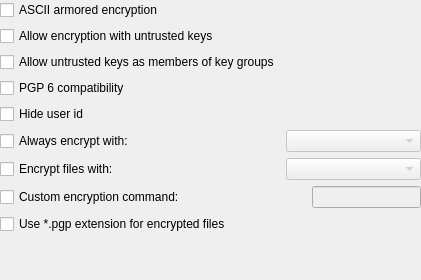
<?xml version="1.0" encoding="UTF-8"?>
<ui version="4.0">
 <author>bj@altern.org</author>
 <class>Encryption</class>
 <widget class="QWidget" name="Encryption">
  <property name="geometry">
   <rect>
    <x>0</x>
    <y>0</y>
    <width>421</width>
    <height>280</height>
   </rect>
  </property>
  <property name="windowTitle">
   <string>Encryption</string>
  </property>
  <layout class="QGridLayout">
   <property name="margin">
    <number>0</number>
   </property>
   <item row="0" column="0" colspan="3">
    <widget class="QCheckBox" name="kcfg_AsciiArmor">
     <property name="minimumSize">
      <size>
       <width>0</width>
       <height>0</height>
      </size>
     </property>
     <property name="whatsThis">
      <string>&lt;qt&gt;&lt;b&gt;ASCII armored encryption:&lt;/b&gt; &lt;br /&gt; 
&lt;p&gt;Checking this option outputs all encrypted files in a format that can be opened by a text editor and as such the output is suitable for placing in the body of an e-mail message.&lt;/p&gt;&lt;/qt&gt;</string>
     </property>
     <property name="text">
      <string>ASCII armored encryption</string>
     </property>
    </widget>
   </item>
   <item row="11" column="0" colspan="3">
    <widget class="QCheckBox" name="kcfg_PgpExtension">
     <property name="whatsThis">
      <string>&lt;qt&gt;&lt;b&gt;Use *.pgp extension for encrypted files:&lt;/b&gt;&lt;br /&gt;
&lt;p&gt;Checking this option will append a .pgp extension to all encrypted files instead of a .gpg extension. This option will maintain compatibility with users of PGP (Pretty Good Privacy) software.&lt;/p&gt;&lt;/qt&gt;</string>
     </property>
     <property name="text">
      <string>Use *.pgp extension for encrypted files</string>
     </property>
    </widget>
   </item>
   <item row="12" column="1">
    <spacer name="spacer7">
     <property name="orientation">
      <enum>Qt::Vertical</enum>
     </property>
     <property name="sizeType">
      <enum>QSizePolicy::Expanding</enum>
     </property>
     <property name="sizeHint" stdset="0">
      <size>
       <width>20</width>
       <height>16</height>
      </size>
     </property>
    </spacer>
   </item>
   <item row="10" column="0" colspan="2">
    <widget class="QCheckBox" name="kcfg_AllowCustomEncryptionOptions">
     <property name="whatsThis">
      <string>&lt;qt&gt;&lt;b&gt;Custom encryption command:&lt;/b&gt;&lt;br /&gt;
&lt;p&gt;When activated, an entry field will be shown in the key selection dialog, enabling you to enter a custom command for encryption. This option is recommended for experienced users only.&lt;/p&gt;&lt;/qt&gt;</string>
     </property>
     <property name="text">
      <string>Custom encryption command:</string>
     </property>
    </widget>
   </item>
   <item row="10" column="2">
    <widget class="QLineEdit" name="kcfg_CustomEncryptionOptions">
     <property name="enabled">
      <bool>false</bool>
     </property>
    </widget>
   </item>
   <item row="8" column="1" colspan="2">
    <widget class="QComboBox" name="always_key">
     <property name="enabled">
      <bool>false</bool>
     </property>
     <property name="sizePolicy">
      <sizepolicy hsizetype="Expanding" vsizetype="Fixed">
       <horstretch>0</horstretch>
       <verstretch>0</verstretch>
      </sizepolicy>
     </property>
    </widget>
   </item>
   <item row="9" column="1" colspan="2">
    <widget class="QComboBox" name="file_key">
     <property name="enabled">
      <bool>false</bool>
     </property>
     <property name="sizePolicy">
      <sizepolicy hsizetype="Expanding" vsizetype="Fixed">
       <horstretch>0</horstretch>
       <verstretch>0</verstretch>
      </sizepolicy>
     </property>
    </widget>
   </item>
   <item row="8" column="0">
    <widget class="QCheckBox" name="encrypt_to_always">
     <property name="whatsThis">
      <string>&lt;qt&gt;&lt;b&gt;Always encrypt with:&lt;/b&gt;&lt;br /&gt;
&lt;p&gt;This ensures all files/messages will also be encrypted with the chosen key. However, if the &quot;Encrypt files with:&quot; option is selected that chosen key will override the &quot;Always encrypt with:&quot; selection.&lt;/p&gt;&lt;/qt&gt;</string>
     </property>
     <property name="text">
      <string>Always encrypt with:</string>
     </property>
    </widget>
   </item>
   <item row="9" column="0">
    <widget class="QCheckBox" name="kcfg_EncryptFilesTo">
     <property name="whatsThis">
      <string>&lt;qt&gt;&lt;b&gt;Encrypt files with:&lt;/b&gt;&lt;br /&gt;
&lt;p&gt;Checking this option and selecting a key will force any file encryption operation to use the selected key. Lingmo GPGwill not query for a recipient and the default key will be bypassed.&lt;/p&gt;&lt;/qt&gt;</string>
     </property>
     <property name="text">
      <string>Encrypt files with:</string>
     </property>
    </widget>
   </item>
   <item row="1" column="0" colspan="3">
    <widget class="QCheckBox" name="kcfg_AllowUntrustedKeys">
     <property name="whatsThis">
      <string>&lt;qt&gt;&lt;b&gt;Allow encryption with untrusted keys:&lt;/b&gt;&lt;br /&gt;
&lt;p&gt;When importing a public key, the key is usually marked as untrusted and as such cannot be used unless it is signed by the default key (thus making it 'trusted'). Checking this box enables any key to be used even if it is untrusted.&lt;/p&gt;&lt;/qt&gt;</string>
     </property>
     <property name="text">
      <string>Allow encryption with untrusted keys</string>
     </property>
    </widget>
   </item>
   <item row="5" column="0">
    <widget class="QCheckBox" name="kcfg_AllowUntrustedGroupMembers">
     <property name="whatsThis">
      <string>&lt;qt&gt;&lt;b&gt;Allow untrusted keys as members of key groups:&lt;/b&gt;&lt;br /&gt;&lt;p&gt;A key group allows simple encryption to multiple recipients at once. Similar to the &lt;em&gt;Allow encryption with untrusted keys&lt;/em&gt; option this allows untrusted keys to become member of a key group.&lt;/p&gt;&lt;/qt&gt;</string>
     </property>
     <property name="text">
      <string>Allow untrusted keys as members of key groups</string>
     </property>
    </widget>
   </item>
   <item row="7" column="0">
    <widget class="QCheckBox" name="kcfg_HideUserID">
     <property name="whatsThis">
      <string>&lt;qt&gt;&lt;b&gt;Hide user ID:&lt;/b&gt;&lt;br /&gt; 
&lt;p&gt;Checking this option will remove the keyid of the recipient from all encrypted packets. The advantage: traffic analysis of the encrypted packets cannot be performed as easily because the recipient is unknown. The disadvantage: the receiver of the encrypted packets is forced to try all secret keys before being able to decrypt the packets. This can be a lengthy process depending on the number of secret keys the receiver holds.&lt;/p&gt;&lt;/qt&gt;</string>
     </property>
     <property name="text">
      <string>Hide user id</string>
     </property>
    </widget>
   </item>
   <item row="6" column="0">
    <widget class="QCheckBox" name="kcfg_PgpCompatibility">
     <property name="whatsThis">
      <string>&lt;qt&gt;&lt;b&gt;PGP 6 compatibility:&lt;/b&gt;&lt;br /&gt; 
&lt;p&gt;Checking this option forces GnuPG to output encrypted packets that are as compliant with PGP (Pretty Good Privacy) 6 standards as possible thus allowing GnuPG users to inter operate with PGP 6 users.&lt;/p&gt;&lt;/qt&gt;</string>
     </property>
     <property name="text">
      <string>PGP 6 compatibility</string>
     </property>
    </widget>
   </item>
  </layout>
 </widget>
 <resources/>
 <connections/>
</ui>
